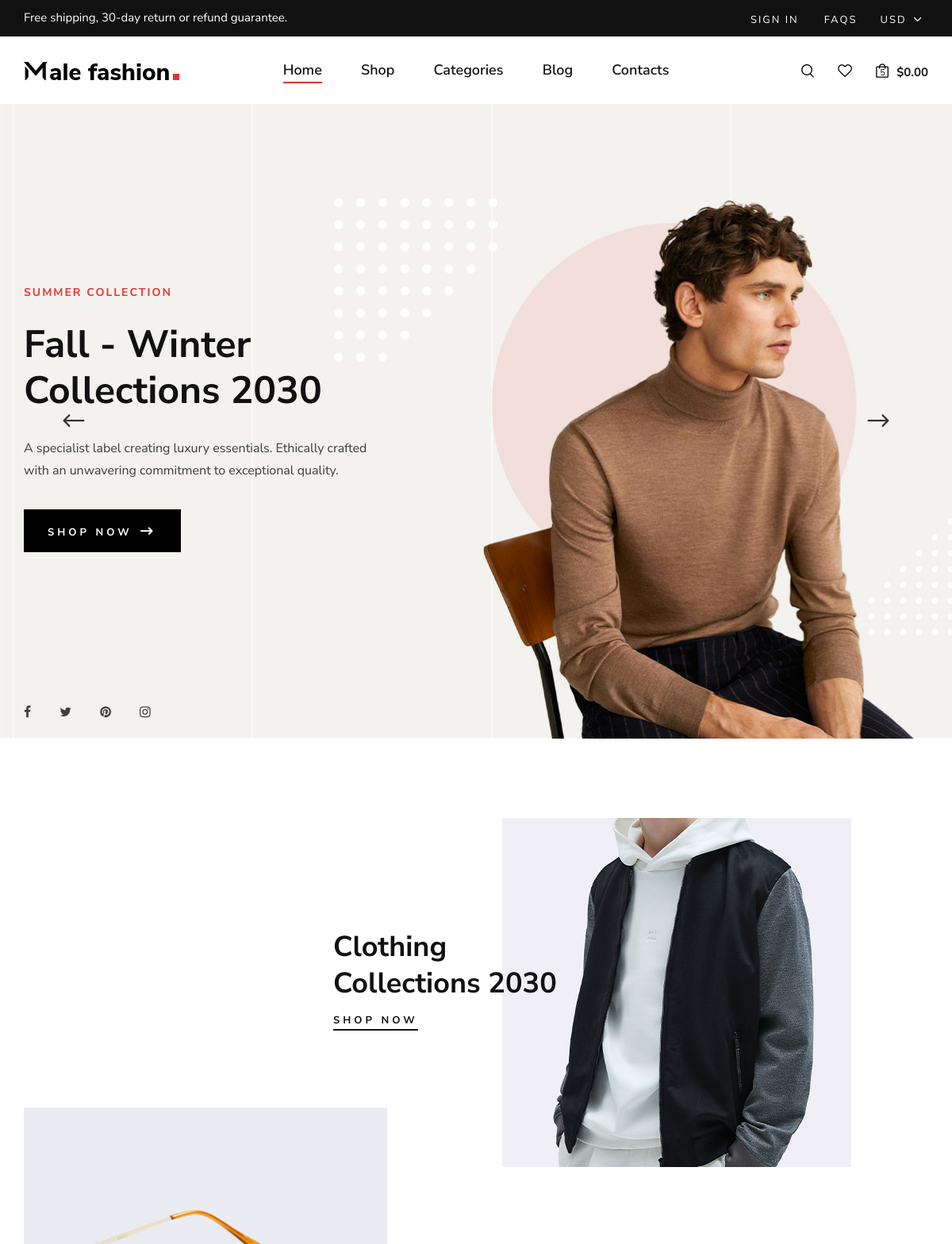
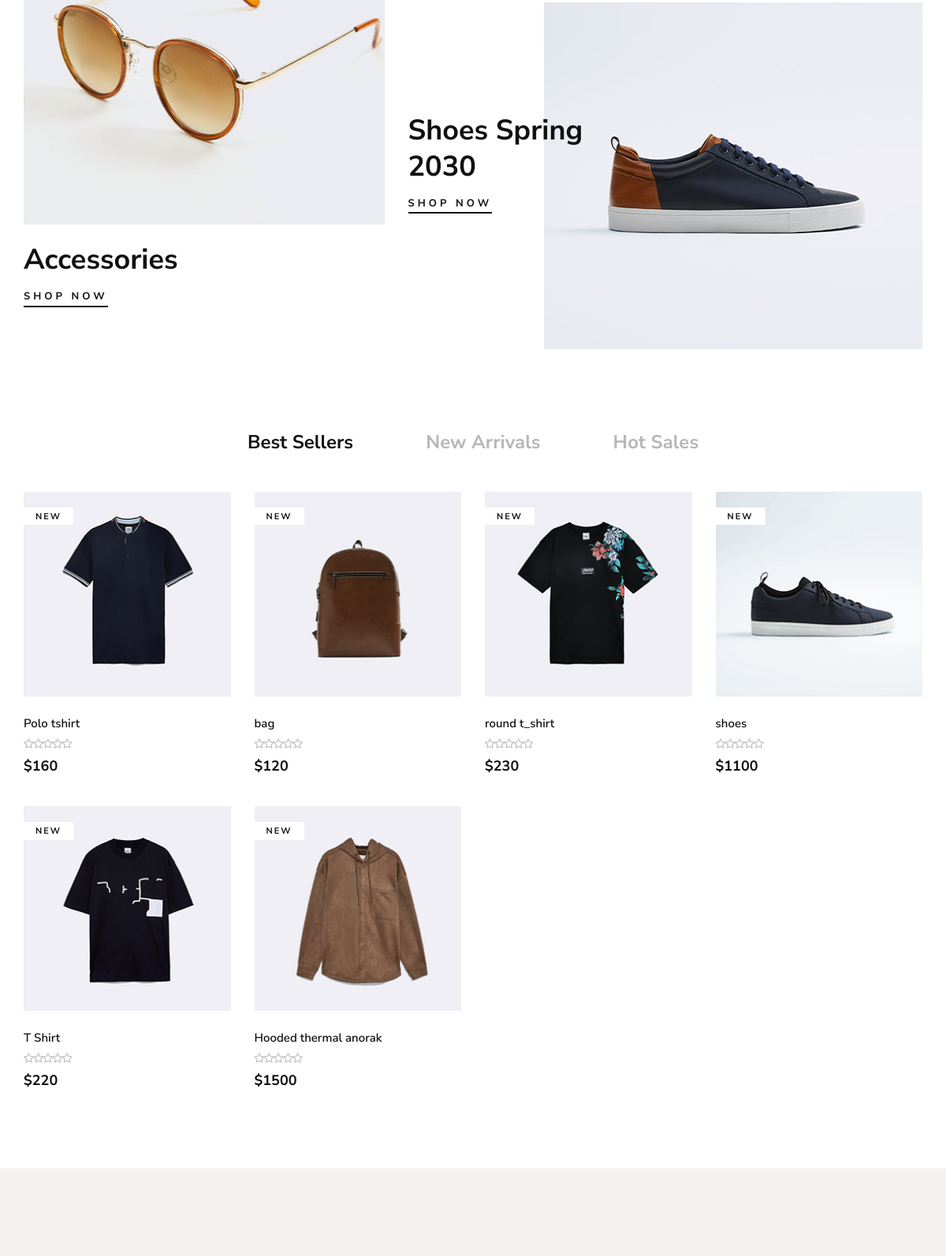
The page / (upper part) on the database its author committed (2 pictures, top to bottom).
### store/models.py (models this page shows, shortened)
class Product(models.Model):
    name = models.CharField( max_length=50 , unique=True)
    slug = models.SlugField(max_length=50 , unique=True)
    description = models.TextField( max_length=2000 , blank=True)
    image = models.ImageField( upload_to='product_img')
    price = models.IntegerField()
    discount = models.IntegerField(default=0)
    stock = models.IntegerField()
    is_available = models.BooleanField(default=True)
    category = models.ForeignKey("category.Category",related_name=("product"), verbose_name=("category product"), on_delete=models.CASCADE)
    created_at = models.DateTimeField(auto_now_add=True)
    modified_date = models.DateField( auto_now=True)
    def __str__(self):
        return self.name

### project/views.py (the view)
# urls.py: 2. Add a URL to urlpatterns:  path('', views.home, name='home')
def home(request):
    products = Product.objects.all().filter(is_available=True).order_by('-created_at')[:12]
    context = {
        'products':products,
    }
    return render(request,'home.html' , context)

### category/category_context.py (called while the page is built)
def menu_links(request):
    links = Category.objects.all()[:10]
    return dict(links=links)

### category/models.py (called while the page is built)
    def get_url(self):
        return reverse('product_by_category',args=[self.slug])

    def __str__(self):
        return str(self.category_name)

### templates/home.html (shortened to what this page needs)
{% extends "base.html" %}
{% load static %}
{% block content %}
    <section class="hero">
        <div class="hero__slider owl-carousel">
            <div class="hero__items set-bg" data-setbg="{% static 'img/hero/hero-1.jpg'%}">
                <div class="container">
                    <div class="row">
                        <div class="col-xl-5 col-lg-7 col-md-8">
                            <div class="hero__text">
                                <h6>Summer Collection</h6>
                                <h2>Fall - Winter Collections 2030</h2>
                                <p>A specialist label creating luxury essentials. Ethically crafted with an unwavering
                                commitment to exceptional quality.</p>
                                <a href="#" class="primary-btn">Shop now <span class="arrow_right"></span></a>
                                <div class="hero__social">
                                    <a href="#"><i class="fa fa-facebook"></i></a>
                                    <a href="#"><i class="fa fa-twitter"></i></a>
                                    <a href="#"><i class="fa fa-pinterest"></i></a>
                                    <a href="#"><i class="fa fa-instagram"></i></a>
                                </div>
                            </div>
                        </div>
                    </div>
                </div>
            </div>
        </div>
    </section>
    <section class="banner spad">
        <div class="container">
            <div class="row">
                <div class="col-lg-7 offset-lg-4">
                    <div class="banner__item">
                        <div class="banner__item__pic">
                            <img src="{% static 'img/banner/banner-1.jpg'%}" alt="">
                        </div>
                        <div class="banner__item__text">
                            <h2>Clothing Collections 2030</h2>
                            <a href="#">Shop now</a>
                        </div>
                    </div>
                </div>
                <div class="col-lg-5">
                    <div class="banner__item banner__item--middle">
                        <div class="banner__item__pic">
                            <img src="{% static 'img/banner/banner-2.jpg'%}" alt="">
                        </div>
                        <div class="banner__item__text">
                            <h2>Accessories</h2>
                            <a href="#">Shop now</a>
                        </div>
                    </div>
                </div>
                <div class="col-lg-7">
                    <div class="banner__item banner__item--last">
                        <div class="banner__item__pic">
                            <img src="{% static 'img/banner/banner-3.jpg'%}" alt="">
                        </div>
                        <div class="banner__item__text">
                            <h2>Shoes Spring 2030</h2>
                            <a href="#">Shop now</a>
                        </div>
                    </div>
                </div>
            </div>
        </div>
    </section>
    <section class="product spad">
        <div class="container">
            <div class="row">
                <div class="col-lg-12">
                    <ul class="filter__controls">
                        <li class="active" data-filter="*">Best Sellers</li>
                        <li data-filter=".new-arrivals">New Arrivals</li>
                        <li data-filter=".hot-sales">Hot Sales</li>
                    </ul>
                </div>
            </div>
            <div class="row product__filter">
                {% for product in products %}
                <div class="col-lg-3 col-md-6 col-sm-6 col-md-6 col-sm-6 mix new-arrivals">
                    <div class="product__item">
                        <div class="product__item__pic set-bg" data-setbg="{{product.image.url}}">
                            <span class="label">New</span>
                        </div>
                        <div class="product__item__text">
                            <h6>{{product}}</h6>
                            <div class="rating">
                                <i class="fa fa-star-o"></i>
                                <i class="fa fa-star-o"></i>
                                <i class="fa fa-star-o"></i>
                                <i class="fa fa-star-o"></i>
                                <i class="fa fa-star-o"></i>
                            </div>
                            <h5>${{product.price}}</h5>
                        </div>
                    </div>
                </div>
                {% endfor %}
            </div>
        </div>
    </section>
    <section class="categories spad">
    </section>
{% endblock content %}

### rows shown on the page
Product: shows a picture, name "Polo tshirt", price "160"
Product: shows a picture, name "bag", price "120"
Product: shows a picture, name "round t_shirt", price "230"
Product: shows a picture, name "shoes", price "1100"
Product: shows a picture, name "T Shirt", price "220"
Product: shows a picture, name "Hooded thermal anorak", price "1500"
